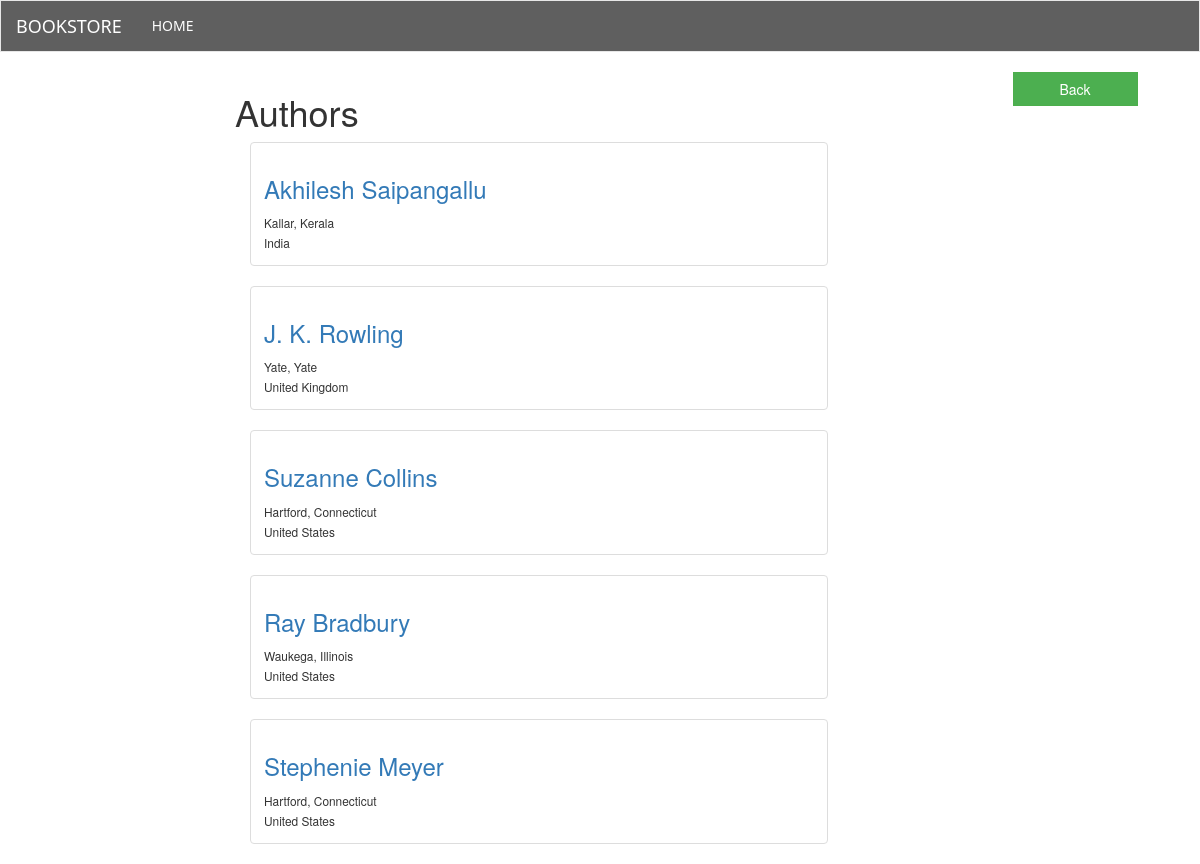
Screenshot of /bookstore/authors/ with the database file from the repository.
### book/models.py (models this page shows, shortened)
class Author(models.Model):
    first_name = models.CharField(max_length=120)
    last_name = models.CharField(max_length=120)
    city = models.CharField(max_length=30)
    state = models.CharField(max_length=30)
    country = models.CharField(max_length=30)
    number_of_books = models.IntegerField(null=True, default=0)
    view_count = models.PositiveIntegerField(default=0)
    def get_absolute_url(self):
        return reverse(
            'author_details',
            kwargs={
                'id': self.id,
            }
        )

### book/views.py (the view)
# urls.py: url(r'^authors/(?P<id>\w+)$', views.author_details, name='author_details'),
def authors(request):
    empty = False
    query_set = Author.objects.all()
    if not query_set:
        empty = True
    context = {
        'author_obj': query_set,
        'empty': empty,
    }
    return render(request, 'book/authors.html', context)

### templates/book/authors.html (shortened to what this page needs)
{% extends 'book/base.html' %}
{% block middle_area %}
    <div class="col-sm-10">
            <div class="row">
            {% if empty %}
                <div><h1>No Authors</h1></div>
            {% else %}
                <div><h1>Authors</h1></div>
                {% for obj in author_obj %}
                    <div class="col-sm-12">
                        <div class="thumbnail">
                            <div class="caption">
                                <h3><a href="{{ obj.get_absolute_url }}">{{ obj.first_name }} {{ obj.last_name }}</a></h3>
                                <small>
                                    {{ obj.city }},
                                    {{ obj.state }}<br>
                                    {{ obj.country }}
                                </small><br>
                            </div>
                        </div>
                    </div>
                {% endfor %}
            {% endif %}
        </div>
    </div>
{% endblock middle_area %}
{% block right_side %}
    <p><a href="{% url 'home_page' %}"><button type="button" class="btn btn-success">Back</button></a></p>
{% endblock right_side %}

### rows the page displays
Author: first_name "Akhilesh", last_name "Saipangallu", city "Kallar", state "Kerala", country "India"
Author: first_name "J. K.", last_name "Rowling", city "Yate", state "Yate", country "United Kingdom"
Author: first_name "Suzanne", last_name "Collins", city "Hartford", state "Connecticut", country "United States"
Author: first_name "Ray", last_name "Bradbury", city "Waukega", state "Illinois", country "United States"
Author: first_name "Stephenie", last_name "Meyer", city "Hartford", state "Connecticut", country "United States"
